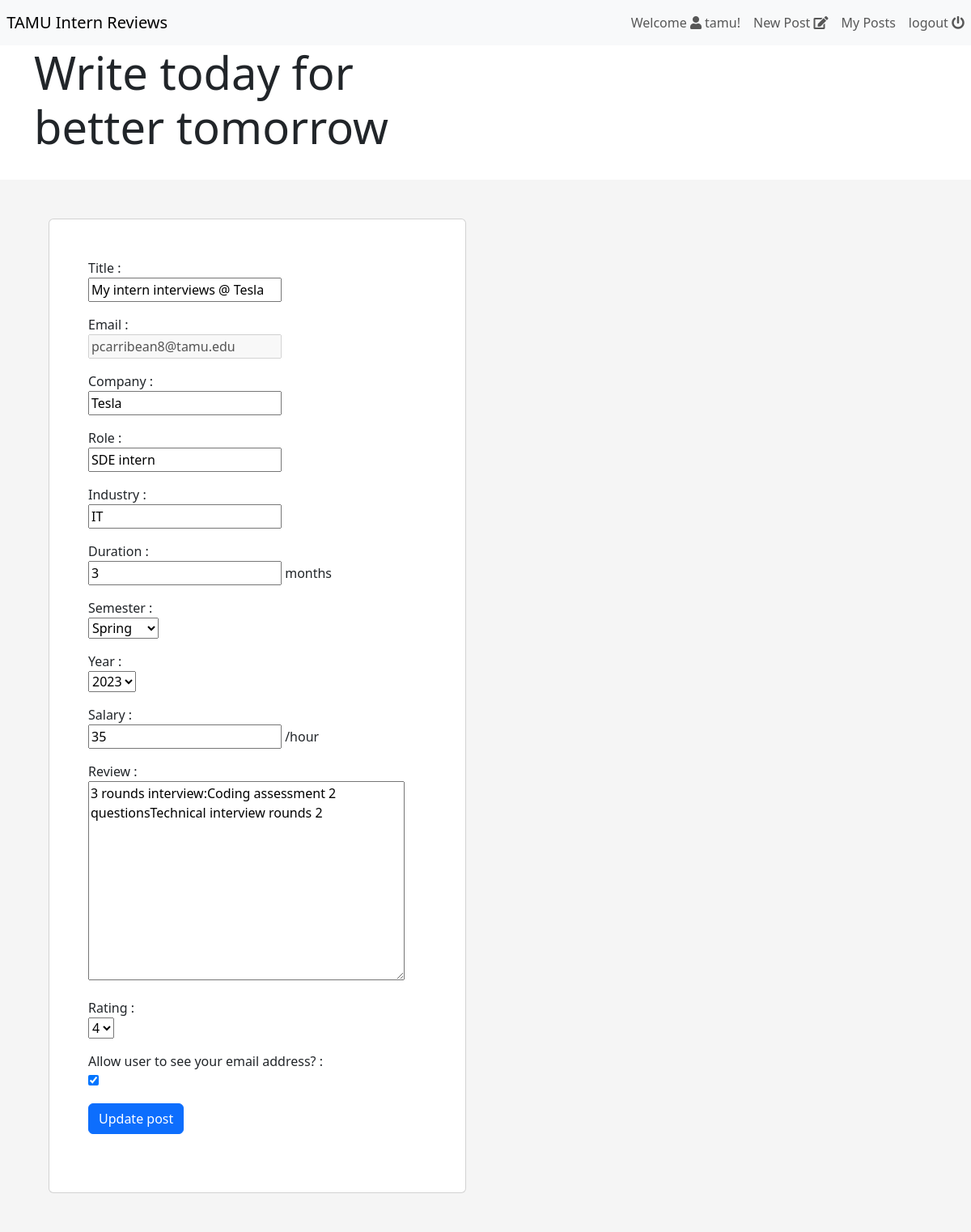
The page /post/edit/12 (signed in) on the database as committed earlier.
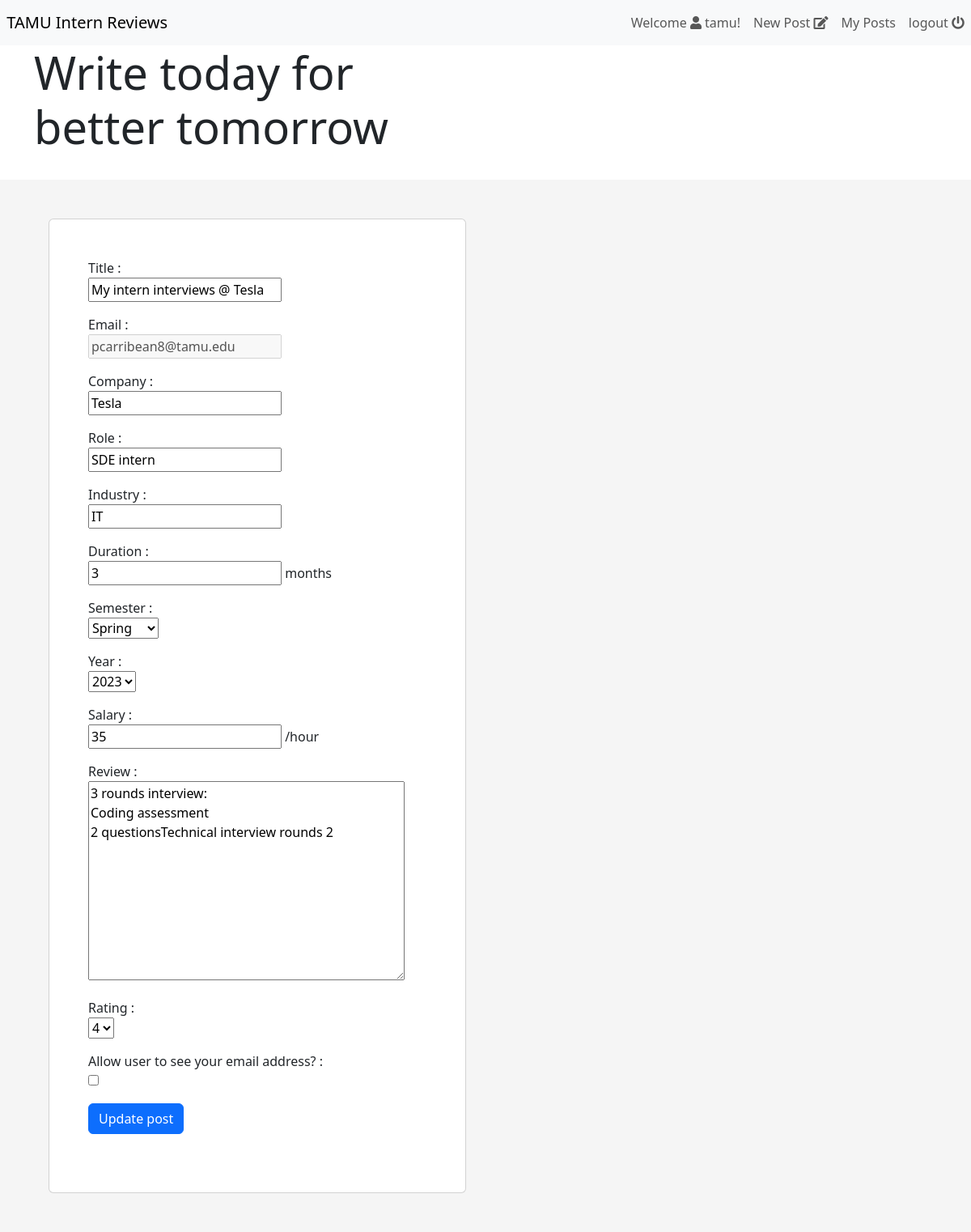
The same page on the database as committed later.
### post/models.py (models this page shows, shortened)
class Post(models.Model):
    company = models.CharField(max_length=150)
    role = models.CharField(max_length=150)
    title = models.CharField(max_length=150)
    review = models.CharField(max_length=500)
    rating = models.IntegerField()
    duration = models.IntegerField()
    semester = models.CharField(max_length=15)
    year = models.PositiveIntegerField(default=current_year(), validators=[
                                       MinValueValidator(2013), max_value_current_year])
    salary = models.PositiveIntegerField(blank=True, null=True)
    industry = models.CharField(max_length=150, blank=True, null=True)
    email = models.EmailField(help_text='Enter your Texas A&M email')
    created_date = models.DateTimeField(auto_now_add=True)
    modified_date = models.DateTimeField(auto_now=True)
    show_email = models.BooleanField()
    objects = models.Manager()

### post/views.py (the view)
# urls.py: path('post/edit/<int:id>', views.edit_post, name='edit_post'),
def edit_post(request, id):
    selected_post = Post.objects.get(id=id)
    post_form = PostForm(initial={
        'company': selected_post.company,
        'role': selected_post.role,
        'title': selected_post.title,
        'review': selected_post.review,
        'rating': selected_post.rating,
        'duration': selected_post.duration,
        'semester': selected_post.semester,
        'year': selected_post.year,
        'salary': selected_post.salary,
        'industry': selected_post.industry,
        'email': selected_post.email,
        'show_email': selected_post.show_email
    })
    print(selected_post.semester)
    if request.method == "POST":
        post_form = PostForm(request.POST, instance=selected_post)
        if post_form.is_valid():
            post_form.save()
            messages.success(request, f'Post updated')
            return redirect('/posts')
    return render(request, 'post/update.html', {'form': post_form})

### post/forms.py
class PostForm(forms.ModelForm):
    semester = forms.ModelChoiceField(
        queryset=Semester.objects.all(), to_field_name='semester')
    review = forms.CharField(widget=forms.Textarea)
    rating = forms.ChoiceField(
        choices=((1, 1), (2, 2), (3, 3), (4, 4), (5, 5)))
    email = forms.EmailField(disabled=True)
    duration = forms.IntegerField(help_text="months")
    year = forms.TypedChoiceField(
        coerce=int, choices=year_choices, initial=current_year)
    salary = forms.IntegerField(help_text="/hour")
    class Meta:
        model = Post
        fields = ['title', 'email',
                  'company', 'role', 'industry',
                  'duration',
                  'semester', 'year', 'salary',
                  'review', 'rating', 'show_email']
        labels = {"show_email": "Allow user to see your email address?"}

### post/forms.py (called while the page is built)
def current_year():
    return datetime.date.today().year

def year_choices():
    return [(r, r) for r in range(current_year()-10, current_year()+1)]

### post/models.py (called while the page is built)
    def __str__(self):
        return self.semester

### post/templates/post/update.html (shortened to what this page needs)
{% extends "../registration/home.html" %} {% block content %}
<div
  class="px-4 py-5 px-md-5 text-center text-lg-start"
  style="background-color: hsl(0, 0%, 96%)"
>
  <div class="container">
    <div class="row gx-lg-5 align-items-center">
      <div class="col-lg-6 mb-5 mb-lg-0">
        <div class="card">
          <div class="card-body py-5 px-md-5">
            <form action="" method="POST">
              {% for field in form %}
              <div>
                <p>
                  {{ field.label }} :<br />
                  {{ field }}
                  <span class="">{{field.help_text}}</span>
                </p>
              </div>
              {% endfor %}
              <button type="submit" class="btn btn-primary btn-block mb-4">
                Update post
              </button>
            </form>
          </div>
        </div>
      </div>
    </div>
  </div>
</div>
{% endblock content %}

Rows that differ between the two databases and show on the page:
changed Post "My intern interviews @ Tesla": review "3 rounds interview:Coding assessment 2 questionsTechnical interview rounds 2" → "3 rounds interview: Coding assessment 2 questionsTechnical interview rounds 2"; show_email "☑" → "☐"
